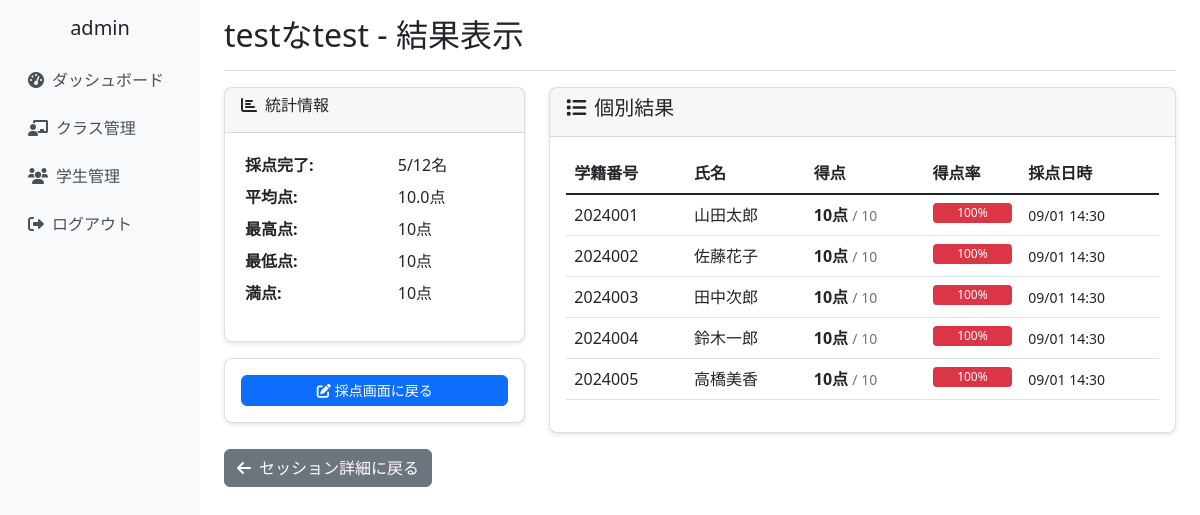
The app's page /quizzes/1/results/ (signed in) with its own data.
### school_management/models.py (models this page shows, shortened)
class CustomUser(AbstractUser):
    ROLE_CHOICES = [
        ('admin', '管理者'),
        ('teacher', '教員'),
        ('student', '学生'),
    ]
    username = None  # usernameフィールドを無効化
    email = models.EmailField(unique=True)
    full_name = models.CharField(max_length=100, verbose_name='氏名')
    furigana = models.CharField(max_length=100, blank=True, verbose_name='ふりがな')
    points = models.IntegerField(default=0, verbose_name='ポイント')
    role = models.CharField(
        max_length=10,
        choices=ROLE_CHOICES,
        default='student',
        verbose_name='役割'
    )
    student_number = models.CharField(max_length=20, blank=True, verbose_name='学籍番号')
    teacher_id = models.CharField(max_length=20, blank=True, verbose_name='教員ID')
    created_at = models.DateTimeField(auto_now_add=True, verbose_name='登録日時')
    updated_at = models.DateTimeField(auto_now=True, verbose_name='更新日時')
    groups = models.ManyToManyField(
        'auth.Group',
        verbose_name='groups',
        blank=True,
        help_text='The groups this user belongs to.',
        related_name="customuser_set",
        related_query_name="customuser",
    )
    user_permissions = models.ManyToManyField(
        'auth.Permission',
        verbose_name='user permissions',
        blank=True,
        help_text='Specific permissions for this user.',
        related_name="customuser_set",
        related_query_name="customuser",
    )
    USERNAME_FIELD = 'email'
    REQUIRED_FIELDS = ['full_name']
    objects = CustomUserManager()
    class Meta:
        verbose_name = 'ユーザー'
        verbose_name_plural = 'ユーザー'

class Quiz(models.Model):
    GRADING_METHOD_CHOICES = [
        ('pass_fail', '合否'),
        ('numeric', '数値入力'),
        ('rubric', 'ルーブリック'),
        ('qr_mobile', 'QRコード巡回採点'),
    ]
    lesson_session = models.ForeignKey(LessonSession, on_delete=models.CASCADE, verbose_name='授業回')
    quiz_name = models.CharField(max_length=100, verbose_name='小テスト名')
    max_score = models.IntegerField(verbose_name='満点')
    grading_method = models.CharField(
        max_length=20,
        choices=GRADING_METHOD_CHOICES,
        default='numeric',
        verbose_name='採点方式'
    )
    quick_buttons = models.JSONField(null=True, blank=True, verbose_name='クイックボタン設定')
    created_at = models.DateTimeField(auto_now_add=True)
    class Meta:
        verbose_name = '小テスト'
        verbose_name_plural = '小テスト'

class QuizScore(models.Model):
    quiz = models.ForeignKey(Quiz, on_delete=models.CASCADE, verbose_name='小テスト')
    student = models.ForeignKey(Student, on_delete=models.CASCADE, verbose_name='学生', related_name='quiz_scores_as_student')
    score = models.IntegerField(verbose_name='得点')
    graded_by = models.ForeignKey(Teacher, on_delete=models.CASCADE, verbose_name='採点者', related_name='quiz_scores_graded')
    is_cancelled = models.BooleanField(default=False, verbose_name='取り消し済み')
    graded_at = models.DateTimeField(auto_now_add=True, verbose_name='採点日時')
    class Meta:
        verbose_name = '小テスト結果'
        verbose_name_plural = '小テスト結果'

### school_management/views.py (the view)
# urls.py: path('quizzes/<int:quiz_id>/', views.quiz_results_view, name='quiz_detail'),
@login_required
def quiz_results_view(request, quiz_id):
    quiz = get_object_or_404(Quiz, id=quiz_id, lesson_session__classroom__teachers=request.user)
    scores = QuizScore.objects.filter(quiz=quiz, is_cancelled=False).select_related('student').order_by('student__student_number')
    score_values = [score.score for score in scores]
    stats = {}
    if score_values:
        stats = {
            'count': len(score_values),
            'average': sum(score_values) / len(score_values),
            'max': max(score_values),
            'min': min(score_values),
            'total_students': quiz.lesson_session.classroom.students.count(),
            'graded_students': len(score_values),
        }
    context = {
        'quiz': quiz,
        'scores': scores,
        'stats': stats,
    }
    return render(request, 'school_management/quiz_results.html', context)

### school_management/templates/school_management/quiz_results.html (shortened to what this page needs)
{% extends 'school_management/base.html' %}
{% block page_title %}{{ quiz.quiz_name }} - 結果表示{% endblock %}
{% block content %}
<div class="row">
    <div class="col-md-4">
        <div class="card">
            <div class="card-header">
                <h6><i class="fas fa-chart-bar me-2"></i>統計情報</h6>
            </div>
            <div class="card-body">
                {% if stats %}
                <table class="table table-sm table-borderless">
                    <tr>
                        <th>採点完了:</th>
                        <td>{{ stats.graded_students }}/{{ stats.total_students }}名</td>
                    </tr>
                    <tr>
                        <th>平均点:</th>
                        <td>{{ stats.average|floatformat:1 }}点</td>
                    </tr>
                    <tr>
                        <th>最高点:</th>
                        <td>{{ stats.max }}点</td>
                    </tr>
                    <tr>
                        <th>最低点:</th>
                        <td>{{ stats.min }}点</td>
                    </tr>
                    <tr>
                        <th>満点:</th>
                        <td>{{ quiz.max_score }}点</td>
                    </tr>
                </table>
                {% else %}
                <p class="text-muted text-center">まだ採点結果がありません</p>
                {% endif %}
            </div>
        </div>
        <div class="card mt-3">
            <div class="card-body text-center">
                <a href="{% url 'school_management:quiz_grading' quiz.id %}" class="btn btn-primary btn-sm w-100">
                    <i class="fas fa-edit me-1"></i>採点画面に戻る
                </a>
            </div>
        </div>
    </div>
    <div class="col-md-8">
        <div class="card">
            <div class="card-header">
                <h5><i class="fas fa-list me-2"></i>個別結果</h5>
            </div>
            <div class="card-body">
                {% if scores %}
                <div class="table-responsive">
                    <table class="table table-hover">
                        <thead>
                            <tr>
                                <th>学籍番号</th>
                                <th>氏名</th>
                                <th>得点</th>
                                <th>得点率</th>
                                <th>採点日時</th>
                            </tr>
                        </thead>
                        <tbody>
                            {% for score in scores %}
                            <tr>
                                <td>{{ score.student.student_number }}</td>
                                <td>{{ score.student.full_name }}</td>
                                <td>
                                    <strong>{{ score.score }}点</strong>
                                    <small class="text-muted">/ {{ quiz.max_score }}</small>
                                </td>
                                <td>
                                    {% widthratio score.score quiz.max_score 100 as percentage %}
                                    <div class="progress" style="height: 20px;">
                                        <div class="progress-bar
                                            {% if percentage >= 80 %}bg-success
                                            {% elif percentage >= 60 %}bg-warning
                                            {% else %}bg-danger{% endif %}"
                                            role="progressbar"
                                            style="width: {{ percentage }}%;">
                                            {{ percentage }}%
                                        </div>
                                    </div>
                                </td>
                                <td>
                                    <small>{{ score.graded_at|date:"m/d H:i" }}</small>
                                </td>
                            </tr>
                            {% endfor %}
                        </tbody>
                    </table>
                </div>
                {% endif %}
            </div>
        </div>
    </div>
</div>
<div class="row mt-3">
    <div class="col-12">
        <a href="{% url 'school_management:session_detail' quiz.lesson_session.id %}" class="btn btn-secondary">
            <i class="fas fa-arrow-left me-2"></i>セッション詳細に戻る
        </a>
    </div>
</div>
{% endblock %}

### school_management/templates/school_management/base.html (shortened to what this page needs)
{% load static %}
<!DOCTYPE html>
<html lang="ja">
<head>
    <link href="https://cdn.jsdelivr.net/npm/bootstrap@5.1.3/dist/css/bootstrap.min.css" rel="stylesheet">
    <link href="https://cdnjs.cloudflare.com/ajax/libs/font-awesome/6.0.0/css/all.min.css" rel="stylesheet">
    <link href="{% static 'school_management/css/base.css' %}" rel="stylesheet">
</head>
<body>
    <div class="container-fluid">
        <div class="row">
            {% if user.is_authenticated %}
            <nav class="col-md-3 col-lg-2 d-md-block d-none sidebar collapse">
                <div class="position-sticky pt-3">
                    <div class="text-center mb-3">
                        <h5>{{ user.full_name }}</h5>
                    </div>
                    <ul class="nav flex-column">
                        <li class="nav-item">
                            <a class="nav-link" href="{% url 'school_management:dashboard' %}">
                                <i class="fas fa-tachometer-alt me-2"></i>ダッシュボード
                            </a>
                        </li>
                        <li class="nav-item">
                            <a class="nav-link" href="{% url 'school_management:class_list' %}">
                                <i class="fas fa-chalkboard-teacher me-2"></i>クラス管理
                            </a>
                        </li>
                        <li class="nav-item">
                            <a class="nav-link" href="{% url 'school_management:student_list' %}">
                                <i class="fas fa-users me-2"></i>学生管理
                            </a>
                        </li>
                        <li class="nav-item">
                            <a class="nav-link" href="{% url 'school_management:logout' %}">
                                <i class="fas fa-sign-out-alt me-2"></i>ログアウト
                            </a>
                        </li>
                    </ul>
                </div>
            </nav>
            <main class="col-md-9 ms-sm-auto col-lg-10 px-md-4 main-content">
                <div class="d-flex justify-content-between flex-wrap flex-md-nowrap align-items-center pt-3 pb-2 mb-3 border-bottom">
                    <h1 class="h2">{% block page_title %}{% endblock %}</h1>
                </div>
                {% block content %}{% endblock %}
            </main>
            {% else %}
            <div class="col-12">
                {% block login_content %}{% endblock %}
            </div>
            {% endif %}
        </div>
    </div>
</body>
</html>

### school_management/static/school_management/css/base.css (style rules this page uses)
.sidebar { min-height: 100vh; background-color: #f8f9fa; }
.main-content { min-height: 100vh; }
.card { box-shadow: 0 2px 4px rgba(0, 0, 0, 0.1); border-radius: 8px; }
.btn { border-radius: 6px; transition: all 0.2s ease-in-out; }
.nav-link { color: #495057; padding: 0.75rem 1rem; border-radius: 6px; transition: all 0.2s ease-in-out; }
@media (min-width: 768px) { .sidebar { position: relative; left: 0; } }

### records on screen
CustomUser: full_name "admin"
Quiz: quiz_name "testなtest", max_score "10"
QuizScore: student.student_number "2024001", student.full_name "山田太郎", score "10", percentage "100", graded_at "09/01 14:30"
QuizScore: student.student_number "2024002", student.full_name "佐藤花子", score "10", percentage "100", graded_at "09/01 14:30"
QuizScore: student.student_number "2024003", student.full_name "田中次郎", score "10", percentage "100", graded_at "09/01 14:30"
QuizScore: student.student_number "2024004", student.full_name "鈴木一郎", score "10", percentage "100", graded_at "09/01 14:30"
QuizScore: student.student_number "2024005", student.full_name "高橋美香", score "10", percentage "100", graded_at "09/01 14:30"

### other values on screen
{{ stats.graded_students }} "5"
{{ stats.total_students }} "12"
{{ stats.average|floatformat:1 }} "10.0"
{{ stats.max }} "10"
{{ stats.min }} "10"
